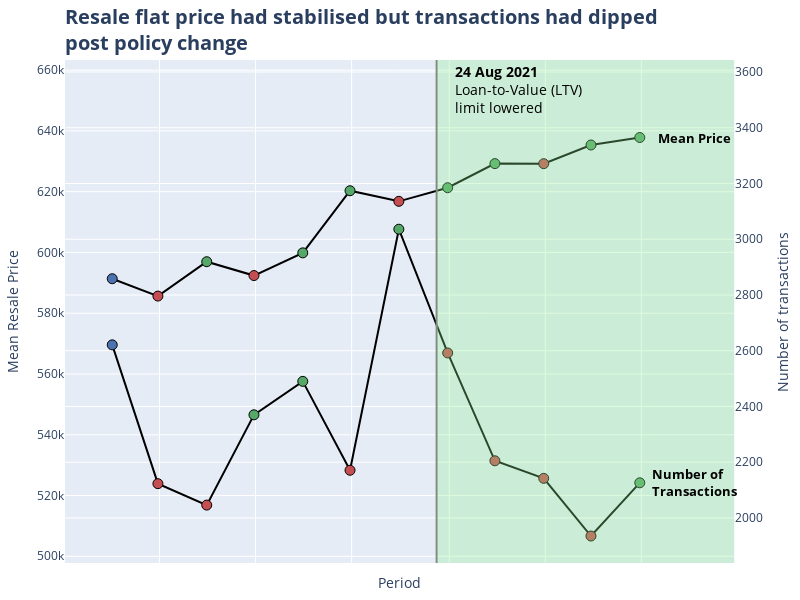

Here is the notebook cell this chart was saved with:
### Code cell
caption = "<b>Resale flat price had stabilised but transactions had dipped<br>post policy change</b>"
fig = monthly_price_and_trans_increase(df, caption)
fig.show()

### Figure 1 — Plotly figure (JSON) as saved in the notebook; plotly's stock layout.template omitted (floating-point values rounded to 4 significant figures)
{"data": [{"hoverinfo": "skip", "line": {"color": "#000000", "width": 2}, "mode": "lines", "type": "scatter", "x": ["2024-01-31T00:00:00", "2024-02-29T00:00:00", "2024-03-31T00:00:00", "2024-04-30T00:00:00", "2024-05-31T00:00:00", "2024-06-30T00:00:00", "2024-07-31T00:00:00", "2024-08-31T00:00:00", "2024-09-30T00:00:00", "2024-10-31T00:00:00", "2024-11-30T00:00:00", "2024-12-31T00:00:00"], "xaxis": "x", "y": [591300.0, 585600.0, 596900.0, 592400.0, 599900.0, 620300.0, 616800.0, 621300.0, 629200.0, 629200.0, 635400.0, 637800.0], "yaxis": "y"}, {"customdata": ["1.9", "1.3", "3.4", "0.7", "1.3", "1.0", "0.4"], "hoverlabel": {"bgcolor": "rgba(85,168,104,0.5)"}, "hovertemplate": "Mean Price: <b>$%{y:,.0f}</b><br>Change: <b>↑ %{customdata}%</b><extra></extra>", "marker": {"color": "rgb(85,168,104)", "line": {"color": "black", "width": 1}, "size": 10}, "mode": "markers", "name": "Positive", "type": "scatter", "x": ["2024-03-31T00:00:00", "2024-05-31T00:00:00", "2024-06-30T00:00:00", "2024-08-31T00:00:00", "2024-09-30T00:00:00", "2024-11-30T00:00:00", "2024-12-31T00:00:00"], "xaxis": "x", "y": [596900.0, 599900.0, 620300.0, 621300.0, 629200.0, 635400.0, 637800.0], "yaxis": "y"}, {"customdata": ["-1.0", "-0.8", "-0.6", "-0.0"], "hoverlabel": {"bgcolor": "rgba(196,78,82,0.5)"}, "hovertemplate": "Mean Price: <b>$%{y:,.0f}</b><br>Change: <b>↓ %{customdata}%</b><extra></extra>", "marker": {"color": "rgb(196,78,82)", "line": {"color": "black", "width": 1}, "size": 10}, "mode": "markers", "name": "Negative", "type": "scatter", "x": ["2024-02-29T00:00:00", "2024-04-30T00:00:00", "2024-07-31T00:00:00", "2024-10-31T00:00:00"], "xaxis": "x", "y": [585600.0, 592400.0, 616800.0, 629200.0], "yaxis": "y"}, {"customdata": ["-"], "hoverlabel": {"bgcolor": "rgba(76,114,176,0.5)"}, "hovertemplate": "Mean Price: <b>$%{y:,.0f}</b><br>Change: <b>%{customdata}</b><extra></extra>", "marker": {"color": "rgb(76,114,176)", "line": {"color": "black", "width": 1}, "size": 10}, "mode": "markers", "name": "NA", "type": "scatter", "x": ["2024-01-31T00:00:00"], "xaxis": "x", "y": [591300.0], "yaxis": "y"}, {"hoverinfo": "skip", "line": {"color": "#000000", "width": 2}, "mode": "lines", "type": "scatter", "x": ["2024-01-31T00:00:00", "2024-02-29T00:00:00", "2024-03-31T00:00:00", "2024-04-30T00:00:00", "2024-05-31T00:00:00", "2024-06-30T00:00:00", "2024-07-31T00:00:00", "2024-08-31T00:00:00", "2024-09-30T00:00:00", "2024-10-31T00:00:00", "2024-11-30T00:00:00", "2024-12-31T00:00:00"], "xaxis": "x", "y": [2621, 2123, 2046, 2370, 2490, 2171, 3036, 2592, 2205, 2142, 1935, 2126], "yaxis": "y2"}, {"customdata": ["15.8", "5.1", "39.8", "9.9"], "hoverlabel": {"bgcolor": "rgba(85,168,104,0.5)"}, "hovertemplate": "Count: <b>%{y:,.0f}</b> transactions<br>Change: <b>↑ %{customdata}%</b><extra></extra>", "marker": {"color": "rgb(85,168,104)", "line": {"color": "black", "width": 1}, "size": 10}, "mode": "markers", "name": "Positive", "type": "scatter", "x": ["2024-04-30T00:00:00", "2024-05-31T00:00:00", "2024-07-31T00:00:00", "2024-12-31T00:00:00"], "xaxis": "x", "y": [2370, 2490, 3036, 2126], "yaxis": "y2"}, {"customdata": ["-19.0", "-3.6", "-12.8", "-14.6", "-14.9", "-2.9", "-9.7"], "hoverlabel": {"bgcolor": "rgba(196,78,82,0.5)"}, "hovertemplate": "Count: <b>%{y:,.0f}</b> transactions<br>Change: <b>↓ %{customdata}%</b><extra></extra>", "marker": {"color": "rgb(196,78,82)", "line": {"color": "black", "width": 1}, "size": 10}, "mode": "markers", "name": "Negative", "type": "scatter", "x": ["2024-02-29T00:00:00", "2024-03-31T00:00:00", "2024-06-30T00:00:00", "2024-08-31T00:00:00", "2024-09-30T00:00:00", "2024-10-31T00:00:00", "2024-11-30T00:00:00"], "xaxis": "x", "y": [2123, 2046, 2171, 2592, 2205, 2142, 1935], "yaxis": "y2"}, {"customdata": ["-"], "hoverlabel": {"bgcolor": "rgba(76,114,176,0.5)"}, "hovertemplate": "Count: <b>%{y:,.0f}</b> transactions<br>Change: <b>%{customdata}</b><extra></extra>", "marker": {"color": "rgb(76,114,176)", "line": {"color": "black", "width": 1}, "size": 10}, "mode": "markers", "name": "NA", "type": "scatter", "x": ["2024-01-31T00:00:00"], "xaxis": "x", "y": [2621], "yaxis": "y2"}], "layout": {"annotations": [{"align": "left", "font": {"color": "Black", "size": 14}, "showarrow": false, "text": "<b>24 Aug 2021</b><br>Loan-to-Value (LTV)<br>limit lowered", "x": "2024-10-15T00:00:00", "y": 653800.0}, {"align": "left", "font": {"color": "Black", "size": 13}, "showarrow": false, "text": "<b>Mean Price</b>", "x": "2025-02-04T00:00:00", "y": 637800.0, "yref": "y"}, {"align": "left", "font": {"color": "Black", "size": 13}, "showarrow": false, "text": "<b>Number of</b><br><b>Transactions</b>", "x": "2025-02-04T00:00:00", "y": 2126, "yref": "y2"}], "height": 600, "hoverlabel": {"bgcolor": "white", "font": {"size": 14}}, "hovermode": "x", "margin": {"b": 20, "l": 20, "r": 20, "t": 60}, "shapes": [{"line": {"color": "grey", "width": 2}, "type": "line", "x0": "2024-08-24", "x1": "2024-08-24", "y0": 468500.0, "y1": 765400.0}, {"fillcolor": "LightGreen", "line": {"color": "#000000", "width": 0}, "opacity": 0.3, "type": "rect", "x0": "2024-08-24", "x1": "2025-03-01T00:00:00", "y0": 497800.0, "y1": 663300.0}], "showlegend": false, "title": {"font": {"size": 20}, "text": "<b>Resale flat price had stabilised but transactions had dipped<br>post policy change</b>", "x": 0, "xref": "paper", "y": 0.96, "yref": "container"}, "width": 800, "xaxis": {"anchor": "y", "domain": [0, 0.94], "hoverformat": "%Y-%m", "range": ["2024-01-01T00:00:00", "2025-03-01T00:00:00"], "showspikes": true, "showticklabels": false, "spikecolor": "#000000", "spikedash": "dash", "spikethickness": 1.5, "title": {"text": "Period"}}, "yaxis": {"anchor": "x", "domain": [0, 1], "range": [497800.0, 663300.0], "title": {"text": "Mean Resale Price"}}, "yaxis2": {"anchor": "x", "overlaying": "y", "range": [1838.0, 3643.0], "side": "right", "title": {"text": "Number of transactions"}}}}
